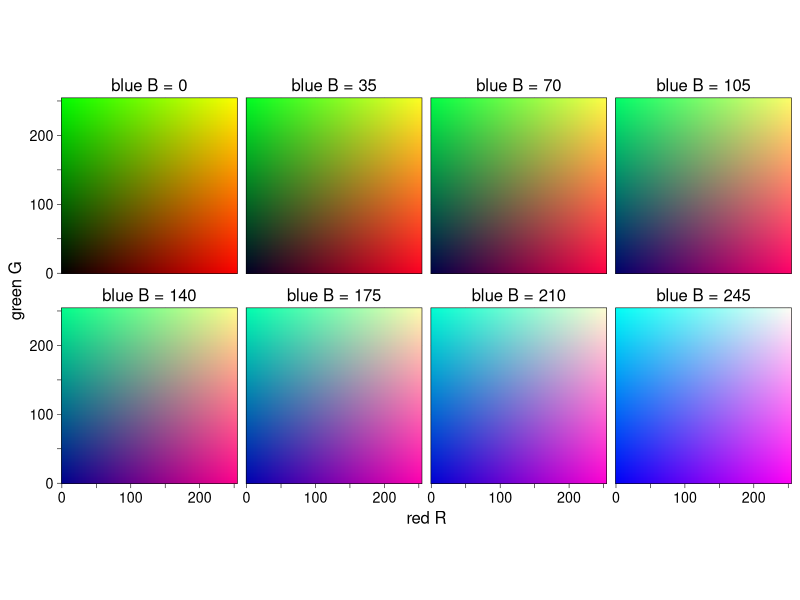
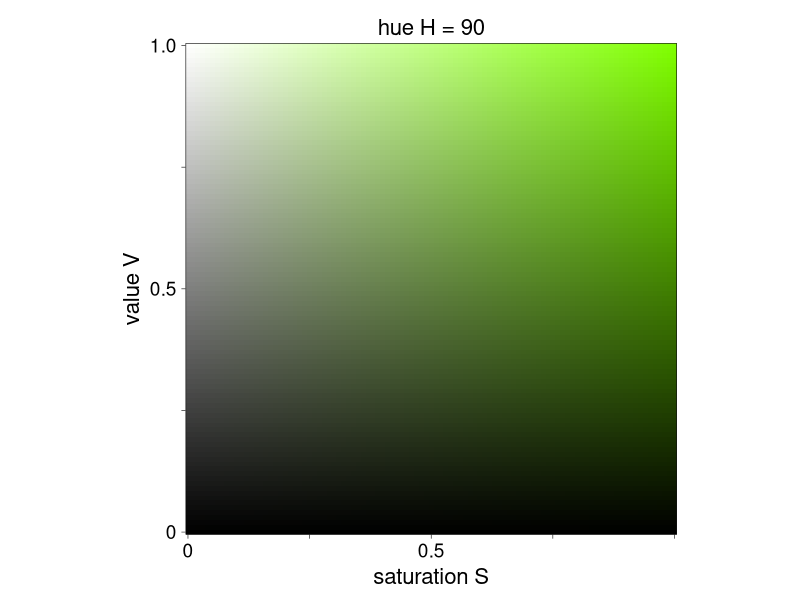
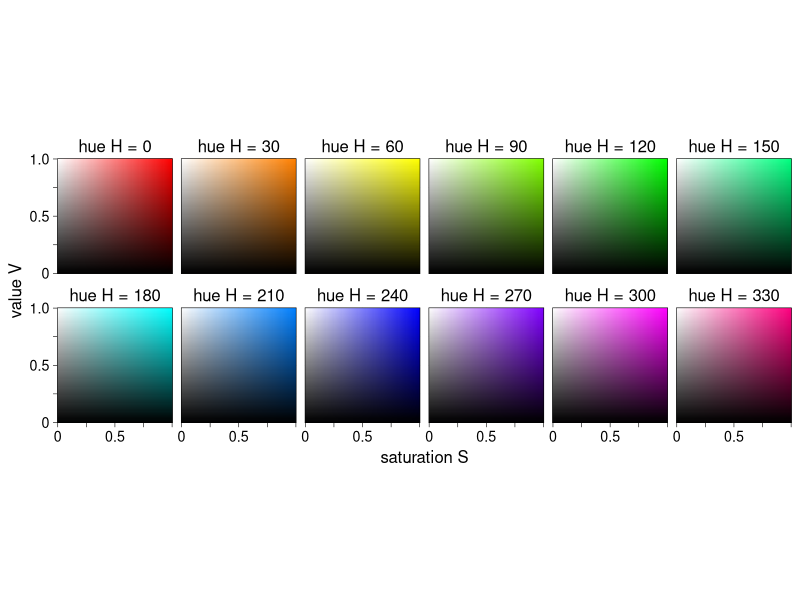
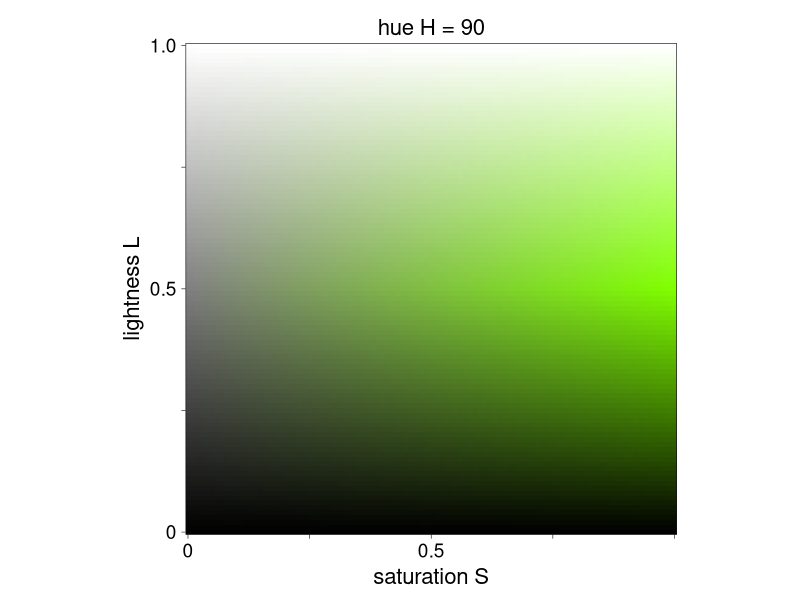
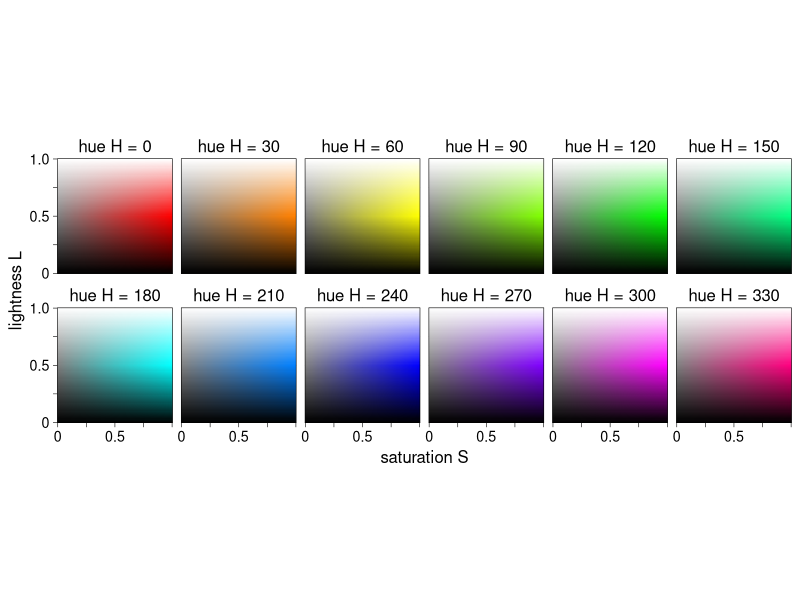
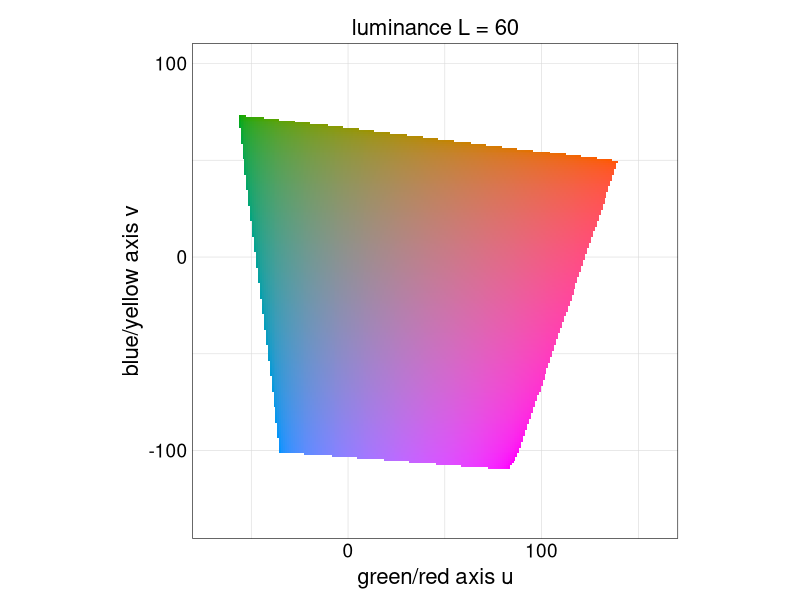
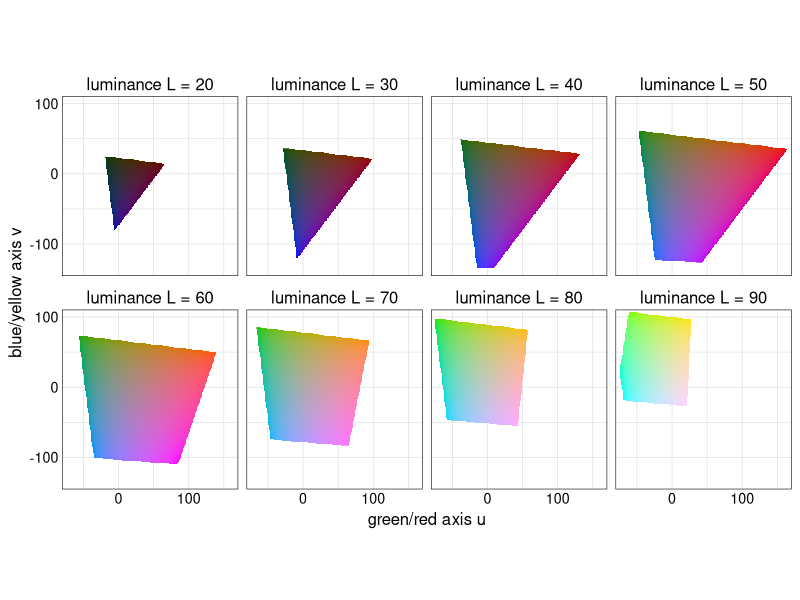
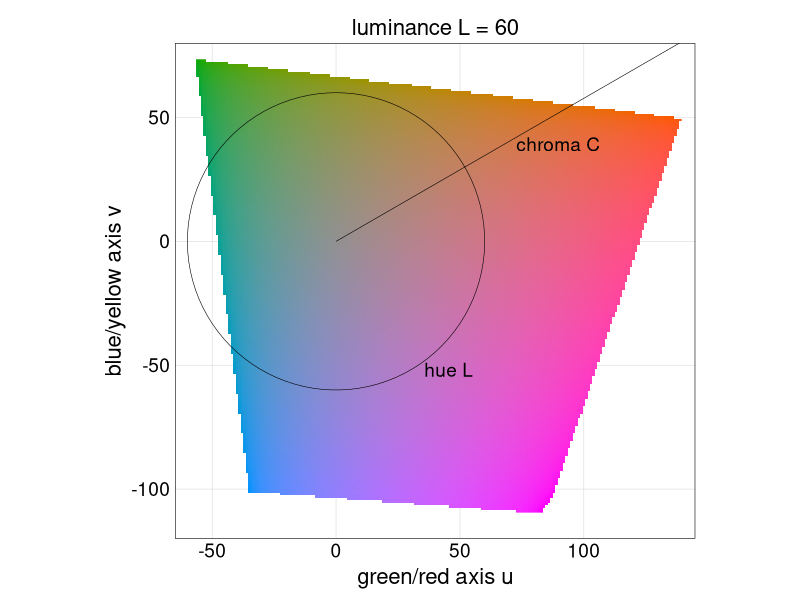

R code for these plots, in order:
## ---- chunk 1
options(htmltools.dir.version = FALSE)
knitr::opts_chunk$set(comment = "")

library(tidyverse)
library(colorspace)
library(cowplot)
library(here)

# ggplot2 settings so plots scale well for slide size 
theme_set(theme_gray(16)) # 16 for full width, 18 for half width 
update_geom_defaults("point", list(size = 2.0)) # 2 for full width, 2.5 for half width

# color space plot theme
theme_colorspace <- function(size = 12) {
  theme_minimal_grid(size, line_size = 0.2) +
  panel_border(color = "black", size = 0.4) +
  theme(
    axis.ticks.length = grid::unit(0, "pt"),
    axis.ticks = element_line(size = 0.2, color = "black"),
    strip.text = element_text(size = size)
  )
}
## ---- chunk 2
rgb_by_b <- expand_grid(
  R = seq(0, 255, by = 2),
  G = seq(0, 255, by = 2),
  B = seq(0, 255, by = 35)
)

rgb_by_b$hex <- hex(sRGB(as.matrix(rgb_by_b)/255))

rgb_by_b %>%
  ggplot(aes(R, G, fill = hex)) +
  geom_raster(na.rm = TRUE) +
  scale_fill_identity() +
  scale_x_continuous(
    name = "red R",
    breaks = (0:5)*50,
    labels = c("0", "", "100", "", "200", "")
  ) +
  scale_y_continuous(
    name = "green G",
    breaks = (0:5)*50,
    labels = c("0", "", "100", "", "200", "")
  ) +
  facet_wrap(
    vars(B),
    ncol = 4,
    labeller = as_labeller(function(x) glue::glue("blue B = {x}"))
  ) +
  coord_fixed(expand = FALSE) +
  theme_colorspace() +
  theme(axis.ticks.length = grid::unit(3, "pt"))
## ---- chunk 3
hsv_by_h <- expand_grid(
  H = seq(0, 330, by = 30),
  S = seq(0, 1, by = .01),
  V = seq(0, 1, by = .01)
)

hsv_by_h$hex <- hex(HSV(as.matrix(hsv_by_h)))

hsv_by_h %>%
  filter(H == 90) %>%
  ggplot(aes(S, V, fill = hex)) +
  geom_raster(na.rm = TRUE) +
  scale_fill_identity() +
  scale_x_continuous(
    name = "saturation S",
    breaks = (0:4)*.25,
    labels = c("0", "", "0.5", "", "")
  ) +
  scale_y_continuous(
    name = "value V",
    breaks = (0:4)*.25,
    labels = c("0", "", "0.5", "", "1.0")
  ) +
  facet_wrap(
    vars(H),
    ncol = 6,
    labeller = as_labeller(function(x) glue::glue("hue H = {x}"))
  ) +
  coord_fixed(expand = FALSE) +
  theme_colorspace(16) +
  theme(axis.ticks.length = grid::unit(3, "pt"))
## ---- chunk 4
hsv_by_h %>%
  ggplot(aes(S, V, fill = hex)) +
  geom_raster(na.rm = TRUE) +
  scale_fill_identity() +
  scale_x_continuous(
    name = "saturation S",
    breaks = (0:4)*.25,
    labels = c("0", "", "0.5", "", "")
  ) +
  scale_y_continuous(
    name = "value V",
    breaks = (0:4)*.25,
    labels = c("0", "", "0.5", "", "1.0")
  ) +
  facet_wrap(
    vars(H),
    ncol = 6,
    labeller = as_labeller(function(x) glue::glue("hue H = {x}"))
  ) +
  coord_fixed(expand = FALSE) +
  theme_colorspace() +
  theme(axis.ticks.length = grid::unit(3, "pt"))
## ---- chunk 5
hls_by_h <- expand_grid(
  H = seq(0, 330, by = 30),
  L = seq(0, 1, by = .01),
  S = seq(0, 1, by = .01)
)

hls_by_h$hex <- hex(HLS(as.matrix(hls_by_h)))

hls_by_h %>%
  filter(H == 90) %>%
  ggplot(aes(S, L, fill = hex)) +
  geom_raster(na.rm = TRUE) +
  scale_fill_identity() +
  scale_x_continuous(
    name = "saturation S",
    breaks = (0:4)*.25,
    labels = c("0", "", "0.5", "", "")
  ) +
  scale_y_continuous(
    name = "lightness L",
    breaks = (0:4)*.25,
    labels = c("0", "", "0.5", "", "1.0")
  ) +
  facet_wrap(
    vars(H),
    ncol = 6,
    labeller = as_labeller(function(x) glue::glue("hue H = {x}"))
  ) +
  coord_fixed(expand = FALSE) +
  theme_colorspace(16) +
  theme(axis.ticks.length = grid::unit(3, "pt"))
## ---- chunk 6
hls_by_h %>%
  ggplot(aes(S, L, fill = hex)) +
  geom_raster(na.rm = TRUE) +
  scale_fill_identity() +
  scale_x_continuous(
    name = "saturation S",
    breaks = (0:4)*.25,
    labels = c("0", "", "0.5", "", "")
  ) +
  scale_y_continuous(
    name = "lightness L",
    breaks = (0:4)*.25,
    labels = c("0", "", "0.5", "", "1.0")
  ) +
  facet_wrap(
    vars(H),
    ncol = 6,
    labeller = as_labeller(function(x) glue::glue("hue H = {x}"))
  ) +
  coord_fixed(expand = FALSE) +
  theme_colorspace() +
  theme(axis.ticks.length = grid::unit(3, "pt"))
## ---- chunk 7
luv_by_l <- expand_grid(
  L = seq(20, 90, by = 10),
  U = seq(-80, 170, by = 1),
  V = seq(-145, 110, by = 1),
)

luv_by_l$hex <- hex(LUV(as.matrix(luv_by_l)))

luv_by_l %>%
  filter(L == 60) %>%
  ggplot(aes(U, V, fill = hex)) +
  geom_raster(na.rm = TRUE) +
  scale_x_continuous(
    name = "green/red axis u",
    breaks = (-3:3)*50,
    labels = c("", "-100", "", "0", "", "100", "")
  ) +
  scale_y_continuous(
    name = "blue/yellow axis v",
    breaks = (-3:3)*50,
    labels = c("", "-100", "", "0", "", "100", "")
  ) +
  scale_fill_identity() +
  facet_wrap(
    vars(L),
    ncol = 4,
    labeller = as_labeller(function(x) glue::glue("luminance L = {x}"))
  ) +
  coord_fixed(expand = FALSE) +
  theme_colorspace(16)
## ---- chunk 8
luv_by_l %>%
  ggplot(aes(U, V, fill = hex)) +
  geom_raster(na.rm = TRUE) +
  scale_x_continuous(
    name = "green/red axis u",
    breaks = (-3:3)*50,
    labels = c("", "-100", "", "0", "", "100", "")
  ) +
  scale_y_continuous(
    name = "blue/yellow axis v",
    breaks = (-3:3)*50,
    labels = c("", "-100", "", "0", "", "100", "")
  ) +
  scale_fill_identity() +
  facet_wrap(
    vars(L),
    ncol = 4,
    labeller = as_labeller(function(x) glue::glue("luminance L = {x}"))
  ) +
  coord_fixed(expand = FALSE) +
  theme_colorspace()
## ---- chunk 9

rC <- 60
hue_df <- tibble(
  t = seq(0, 2*pi, length.out = 100),
  U = rC*sin(t),
  V = rC*cos(t)
)

chroma_df <- tibble(
  U = 4*rC*sin(pi/3),
  V = 4*rC*cos(pi/3)
)

labels_df <- tibble(
  U = c(1.4*rC*sin(pi/3), 1.01*rC*sin(.8*pi)),
  V = c(1.4*rC*cos(pi/3), 1.01*rC*cos(.8*pi)),
  label = c("chroma C", "hue L")
)

luv_by_l %>%
  filter(L == 60) %>%
  ggplot(aes(U, V)) +
  geom_raster(aes(fill = hex), na.rm = TRUE) +
  geom_segment(
    data = chroma_df,
    aes(x = 0, y = 0, xend = U, yend = V),
    size = 0.2
  ) +
  geom_path(
    data = hue_df,
    size = 0.2
  ) +
  geom_text(
    data = labels_df,
    aes(label = label),
    size = 16*(12/14)/.pt,
    hjust = 0, vjust = 1
  ) +
  scale_x_continuous(
    name = "green/red axis u",
    breaks = (-3:3)*50,
    labels = c("", "-100", "-50", "0", "50", "100", "")
  ) +
  scale_y_continuous(
    name = "blue/yellow axis v",
    breaks = (-3:3)*50,
    labels = c("", "-100", "-50", "0", "50", "100", "")
  ) +
  scale_fill_identity() +
  facet_wrap(
    vars(L),
    ncol = 4,
    labeller = as_labeller(function(x) glue::glue("luminance L = {x}"))
  ) +
  coord_fixed(
    expand = FALSE,
    xlim = c(-65, 145),
    ylim = c(-120, 80)
  ) +
  theme_colorspace(16)
## ---- chunk 10
hcl_by_h <- expand_grid(
  L = seq(1, 99, by = 0.5),
  C = seq(0, 155, by = 1),
  H = seq(0, 330, by = 30)
)

hcl_by_h$hex <- hex(polarLUV(as.matrix(hcl_by_h)))

hcl_by_h %>%
  ggplot(aes(C, L, fill = hex)) +
  geom_raster(na.rm = TRUE) +
  scale_fill_identity() +
  scale_x_continuous(
    name = "chroma C",
    breaks = (0:3)*50,
    labels = c("0", "", "100", "")
  ) +
  scale_y_continuous(
    name = "luminance L",
    limits = c(0, 100),
    breaks = (0:4)*25,
    labels = c("0", "", "50", "", "100")
  ) +
  facet_wrap(
    vars(H),
    ncol = 4,
    labeller = as_labeller(function(x) glue::glue("hue H = {x}"))
  ) +
  coord_fixed(expand = FALSE) +
  theme_colorspace()
